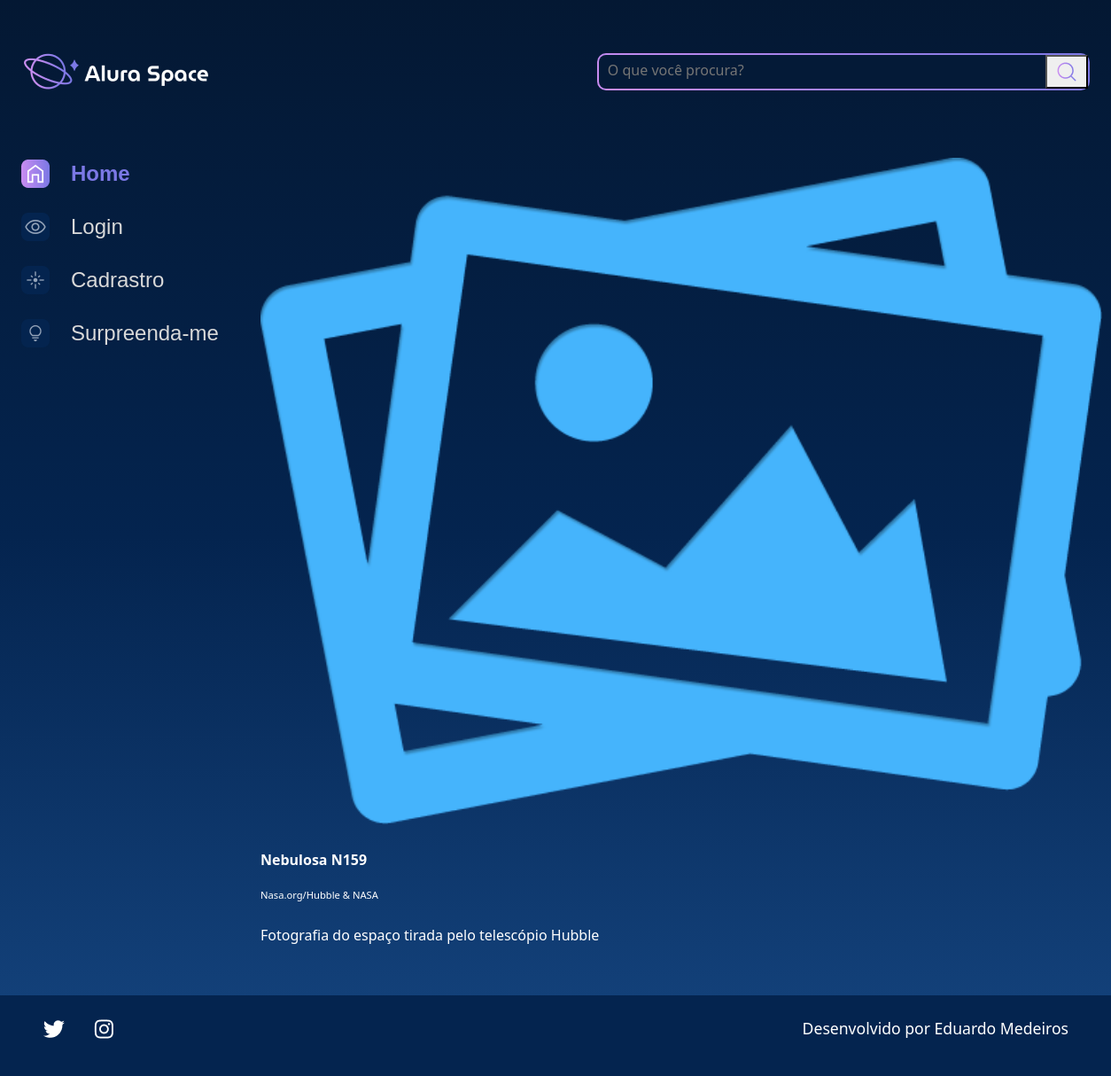
/imagem/3, run on an earlier commit of the app's database.
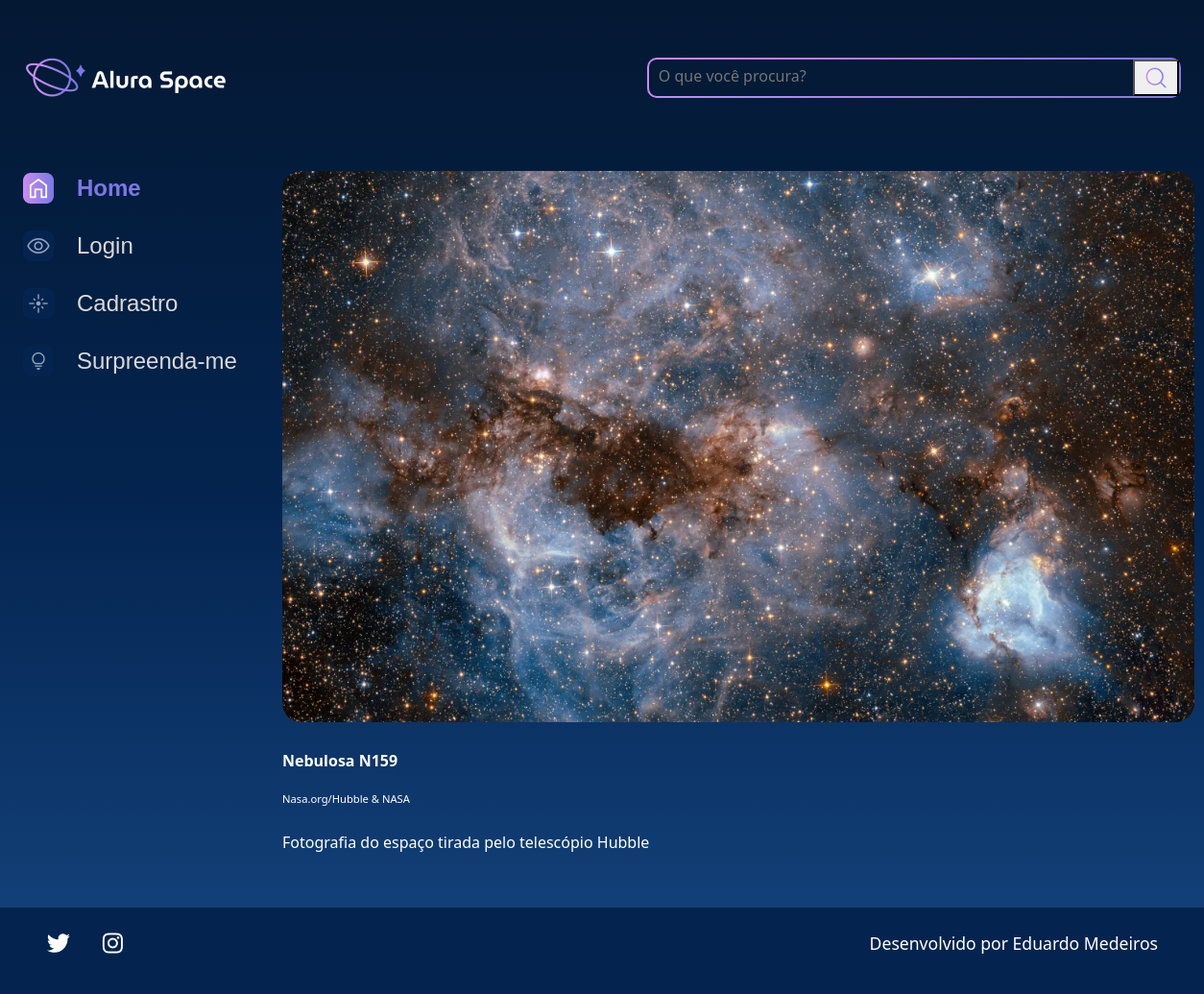
And on a later commit of the database.
### galeria/models.py (models this page shows, shortened)
class Fotografia(models.Model):
    OPCOES_CATEGORIA = [
        ('NEBULOSA','Nebulosa'),
        ('ESTRELA','Estrela'),
        ('GALÁXIA','Galáxia'),
        ('PLANETA','Planeta')
    ]
    nome = models.CharField(max_length=100, null=False, blank=False)
    legenda = models.CharField(max_length=150, null=False, blank=False)
    categoria = models.CharField(max_length=100,choices=OPCOES_CATEGORIA ,default='')
    descricao = models.TextField(null=False, blank=False)
    foto = models.ImageField(upload_to='fotos/%y/%m/%d/', blank=True)
    publicado = models.BooleanField(default=False)
    data_fotografia = models.DateTimeField(default=datetime.now, blank=False)

### galeria/views.py (the view)
# urls.py: path('imagem/<int:foto_id>', imagem, name='imagem'),
def imagem(request, foto_id):
    fotografia = get_object_or_404(Fotografia, pk=foto_id)
    return render(request, 'galeria/imagem.html', {"fotografia": fotografia})

### templates/galeria/imagem.html
{% extends 'galeria/base.html' %}
{%load static%}
{%block content%}
            <section class="conteudo">
                <section class="imagem">
                    <div class="imagem__conteudo">
                        {% if fotografia.foto == '' or fotografia.foto == null%}
                        <img class="imagem__imagem" src="{% static '/assets/imagens/galeria/not-found.png'%}">
                        {%else%}
                            <img class="imagem__imagem" src="{{fotografia.foto.url}}">
                        {% endif %}
                        <div class="imagem__info">
                            <div class="imagem__texto">
                                <p class="imagem__titulo">{{fotografia.nome}}</p>
                                <p class="imagem__descricao">{{fotografia.legenda}}</p>
                                <p class="imagem__texto">{{fotografia.descricao}}</p>
                            </div>
                        </div>
                    </div>
                </section>
            </section>
        </main>
    </div>
    {%endblock%}

### templates/galeria/base.html (shortened to what this page needs)
{%load static%}
<!DOCTYPE html>
<html lang="pt-br">
<head>
    <link rel="stylesheet" href="{% static '/styles/style.css' %}">
    <link href="https://cdn.jsdelivr.net/npm/bootstrap@5.2.2/dist/css/bootstrap.min.css" rel="stylesheet">
</head>
<body>
    {% include 'galeria/partials/_sidebar.html' %}
    {% block content %}{% endblock %}
    {% include 'galeria/partials/_footer.html'%}
</body>
</html>

### templates/galeria/partials/_sidebar.html (shortened to what this page needs)
{%load static%}
<div class="pagina-inicial">
        <header class="cabecalho">
            <img src="{% static '/assets/logo/Logo(2).png' %}" alt="Logo da Alura Space" />
            <div class="cabecalho__busca">
                <div class="busca__fundo">
                    <form action="{% url 'buscar' %}">
                        <input class="busca__input" type="text" name="buscar" placeholder="O que você procura?">
                        <button type="submit">
                            <img class="busca__icone" src="{% static '/assets/ícones/1x/search.png' %}" alt="ícone de search">
                        </button>
                    </form>
                </div>
            </div>
        </header>
        <main class="principal">
            <section class="menu-lateral">
                <nav class="menu-lateral__navegacao">
                    <a href="{% url 'index' %}"><img src="{% static '/assets/ícones/1x/Home - ativo.png' %}"> Home</a>
                    <a href="{% url 'login' %}"><img src="{% static '/assets/ícones/1x/Mais vistas - inativo.png' %}"> Login </a>
                    <a href="{% url 'cadastro' %}"><img src="{% static '/assets/ícones/1x/Novas - inativo.png' %}"> Cadrastro </a>
                    <a href="#"><img src="{% static '/assets/ícones/1x/Surpreenda-me - inativo.png' %}"> Surpreenda-me</a>
                </nav>
            </section>

### templates/galeria/partials/_footer.html
{%load static%}
<footer class="rodape">
        <div class="rodape__icones">
            <a href="https://twitter.com/AluraOnline" target=”_blank” >
                <img src="{% static '/assets/ícones/1x/twitter.png'  %}" alt="ícone twitter">
            </a>
            <a href="https://www.instagram.com/eduardo_medeiros7/?hl=pt-br" target=”_blank” >
                <img src="{% static '/assets/ícones/1x/instagram.png'  %}" alt="ícone instagram">
            </a>
        </div>
        <p class="rodape__texto">Desenvolvido por Eduardo Medeiros</p>
    </footer>

### setup/static/styles/style.css (style rules this page uses)
html, body, div, span, applet, object, iframe, h1, h2, h3, h4, h5, h6, p, blockquote, pre, a, abbr, acronym, address, big, cite, code, del, dfn, em, img, ins, kbd, q, s, samp, small, strike, strong, sub, sup, tt, var, b, u, i, center, dl, dt, dd, ol, ul, li, fieldset, form, label, legend, table, caption, tbody, tfoot, thead, tr, th, td, article, aside, canvas, details, embed, figure, figcaption, footer, header, hgroup, menu, nav, output, ruby, section, summary, time, mark, audio, video { margin: 0; padding: 0; border: 0; font-size: 100%; font: inherit; vertical-align: baseline; }
article, aside, details, figcaption, figure, footer, header, hgroup, menu, nav, section { display: block; }
body { line-height: 1; font-family: 'Space Grotesk', sans-serif; min-height: 100vh; background: linear-gradient(#041833,#04244F,#154580); background-repeat: no-repeat; background-position: center; background-size: cover; }
.cabecalho { align-items: center; display: flex; justify-content: space-between; margin: 1.5rem 0 4rem 0; }
.cabecalho__busca { align-items: center; border-radius: 10px; background: linear-gradient(45deg, #C98CF1,#7B78E5); display: flex; height: auto; justify-content: space-between; padding: 2px; width: auto; }
.busca__fundo { align-items: center; background-color: #041A37; border-radius: 8px; display: flex; margin: 0 auto; width: 100%; }
.busca__input { align-items: center; background-color: transparent; border: none; font-size: 1rem; height: 24px; padding: 10px; width: 500px; }
.busca__icone { cursor: pointer; width: 2rem; height: 2rem; }
.imagem { display: flex; justify-content: center; align-items: center; }
.imagem__conteudo { background-color: transparent; display: flex; flex-direction: column; border-radius: 20px 20px 0 0; width: 950px; }
.imagem__imagem { width: 100%; border-radius: 20px; }
.imagem__info { font-size: 1.2rem; display: flex; justify-content: space-between; align-items: center; margin-bottom: 1rem; margin-top: 1rem; }
.imagem__texto { display: flex; flex-direction: column; justify-content: space-between; color: #FFFFFF; margin-top: 0.5rem; }
.imagem__titulo { font-weight: bold; line-height: 2rem; color: #FFFFFF; }
.imagem__texto { font-size: 1rem; }
.imagem__descricao { font-size: 0.7rem; }
.menu-lateral { padding-right: 1.5rem; box-sizing: border-box; min-width: 270px; }
.menu-lateral__navegacao { display: flex; flex-direction: column; }
.menu-lateral__navegacao a { font-family: 'Space Grotesk', sans-serif; align-items: center; display: flex; margin-bottom: 1.5rem; text-decoration: none; color: #D9D9D9; font-size: 24px; }
.menu-lateral__navegacao a:first-child { font-weight: bold; color: #7B78E5; }
.menu-lateral__navegacao img { margin-right: 1.5rem; }
.pagina-inicial { max-width: 1440px; padding: 1.5rem; margin: 0 auto; }
.principal { display: flex; justify-content: space-between; }
.rodape { background-color: #04244F; width: 100%; padding: 1.5rem 3rem; box-sizing: border-box; display: flex; justify-content: space-between; color: #FFFFFF; }
.rodape__icones { width: 80px; display: flex; justify-content: space-between; }
.rodape__texto { font-size: 1.1rem; }

What changed in the data, as far as the page shows it:
changed Fotografia "Nebulosa N159": foto: picture added
